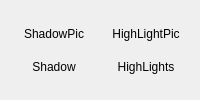
            <widget class="QWidget" name="widget_7" native="true">
             <layout class="QHBoxLayout" name="horizontalLayout_18">
              <item>
               <widget class="QWidget" name="widget_8" native="true">
                <layout class="QVBoxLayout" name="verticalLayout_7">
                 <item>
                  <widget class="QLabel" name="label_5">
                   <property name="text">
                    <string>ShadowPic</string>
                   </property>
                   <property name="alignment">
                    <set>Qt::AlignCenter</set>
                   </property>
                  </widget>
                 </item>
                 <item>
                  <widget class="QLabel" name="label_6">
                   <property name="text">
                    <string>Shadow</string>
                   </property>
                   <property name="alignment">
                    <set>Qt::AlignCenter</set>
                   </property>
                  </widget>
                 </item>
                </layout>
               </widget>
              </item>
              <item>
               <widget class="QWidget" name="widget_9" native="true">
                <layout class="QVBoxLayout" name="verticalLayout_8">
                 <item>
                  <widget class="QLabel" name="label_7">
                   <property name="text">
                    <string>HighLightPic</string>
                   </property>
                   <property name="alignment">
                    <set>Qt::AlignCenter</set>
                   </property>
                  </widget>
                 </item>
                 <item>
                  <widget class="QLabel" name="label_8">
                   <property name="text">
                    <string>HighLights</string>
                   </property>
                   <property name="alignment">
                    <set>Qt::AlignCenter</set>
                   </property>
                  </widget>
                 </item>
                </layout>
               </widget>
              </item>
             </layout>
            </widget>
